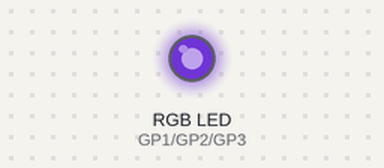
Simulated run of this program. Board: Raspberry Pi Pico running MicroPython. Shown: an RGB LED mixed from three pins (HIGH = lit). Dim RGB values are drawn brighter than linear; random numbers come from a fixed seed.

Above: at 0.05 s.
At 4.95 s:
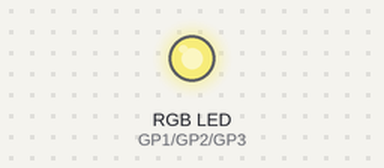
At 9.95 s:
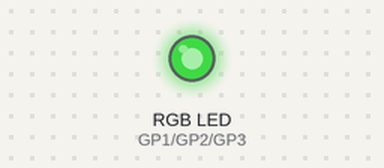
At 19.96 s:
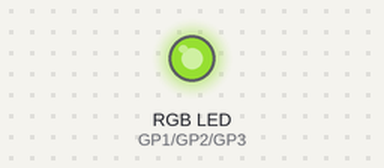
At 29.87 s:
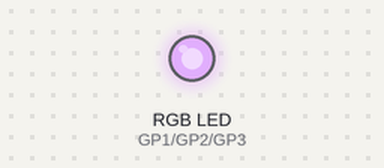
At 39.78 s:
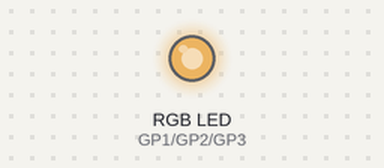
Timing chart, 0 to 40.0 s (numbered marks = the images above):
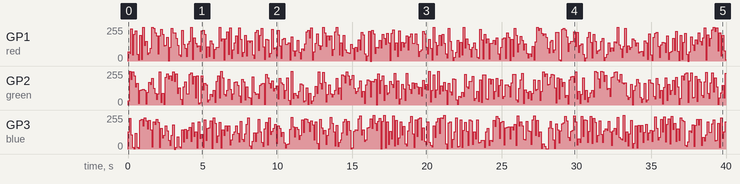

The program:

CoolRGBLighting.py
```python
from picozero import RGBLED
from time import sleep
from random import randint

rgb = RGBLED(red=1, green=2, blue=3)
rgb.on()


def newRand():
    return randint(0, 255)


while True:
    rgb.color = (newRand(), newRand(), newRand())
    sleep(0.1)
```

Measured:
- by itself, GP1 (red): 0/255 → 68/255 at 0.00 s, → 60/255 0.10 s later, → 241/255 0.10 s later, → 48/255 0.10 s later, … (397 changes in this stretch)
- by itself, GP3 (blue): 0/255 → 130/255 at 0.00 s, → 230/255 0.10 s later, → 107/255 0.10 s later, → 14/255 0.10 s later, … (400 changes in this stretch)
- by itself, GP2 (green): 0/255 → 32/255 at 0.00 s, → 253/255 0.10 s later, → 194/255 0.10 s later, → 249/255 0.10 s later, … (400 changes in this stretch)
